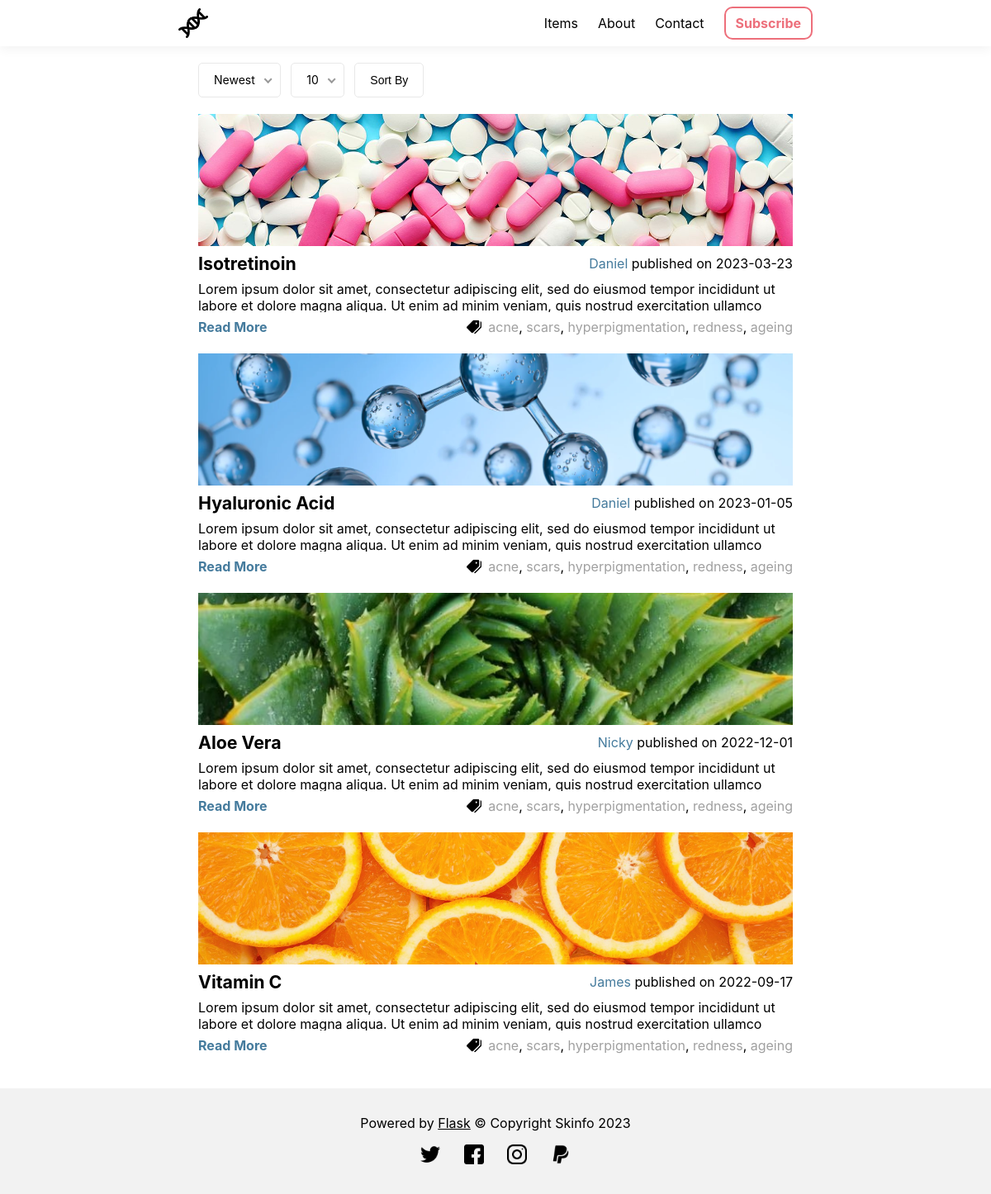
The page / on the database its author committed.
### skinfo/models.py (models this page shows, shortened)
class Items(db.Model):
    _id = db.Column("id", db.Integer(), primary_key=True)
    title = db.Column(db.String(), unique=True, nullable=False)
    image_path = db.Column(db.String(), nullable=True)
    author = db.Column(db.String(), nullable=True)
    date_published = db.Column(db.DateTime())
    synopsis = db.Column(db.Text(), nullable=True)
    tags = db.Column(db.String(), nullable=True)
    item_name = db.Column(db.String(), nullable=False)
    views = db.Column(db.Integer(), nullable=False)

### skinfo/routes.py (the view)
@app.route("/", methods=["GET", "POST"])
def home():
    check_subscription_form(request)
    items = retrieve_items(request)
    return render_template("home.html", title="Items", **meta, items=items)

### skinfo/templates/home.html
<html>
<head>
    {% include "meta.html" %}
</head>
<body>
    {% include "header.html" %}
    <main class="items-wrapper">
    {% include "sortby.html" %}
    {% for item in items %}
        <div class="item-wrapper">
            <div class="img-wrapper">
                <a href="{{url_for('item', name=item.item_name)}}"><img class="item-img" src="{{item.image_path}}" alt="item.title"></a>
            </div>
            <div class="heading-wrapper">
                <a href="{{url_for('item', name=item.item_name)}}"><h3>{{item.title}}</h3></a>
                <div><span class="text-color-three">{{item.author}}</span> published on {{item.date_published.strftime('%Y-%m-%d')}}</div>
            </div>
            <div class="description">{{item.synopsis}}</div>
            <div class="lower-content">
                <div><a class="read-more text-color-three text-bold link-hover-color-two" href="{{url_for('item', name=item.item_name)}}">Read More</a></div>
                <div class="tags"><img height="18" src="/static/img/icons/tag.png">
                    {% for tag in item.tags.split(',')[:-1] %}
                    <a class="text-color-four link-hover-color-two" href="">{{tag}}</a>,&nbsp;
                    {% endfor%}
                    <a class="text-color-four link-hover-color-two" href="">{{item.tags.split(',')[-1]}}</a>
                </div>
            </div>
        </div>
    {% endfor %}
    </main>
    {% include "footer.html" %}
</body>
</html>

### skinfo/templates/meta.html (shortened to what this page needs)
<link rel="stylesheet" href="/static/css/main.css">
<link rel="stylesheet" href="/static/css/nice-select.css">

### skinfo/templates/header.html (shortened to what this page needs)
<header class="header-wrapper">
    <div class="header">
        <div class="left-wrapper">
            <a href="{{url_for('home')}}">
                <img height="36" src="/static/img/logo.png">
            </a>
        </div>
        <ul class="right-wrapper hide">
            <li><a href="{{url_for('home')}}" class="text-link-two top-border">Items</a></li>
            <li><a href="{{url_for('about')}}" class="text-link-two">About</a></li>
            <li><a href="{{url_for('contact')}}" class="text-link-two">Contact</a></li>
            <li><a id="subscribe-btn" class="btn">Subscribe</a></li>
        </ul>
    </div>
</header>

### skinfo/templates/sortby.html (shortened to what this page needs)
<div class="drop-down-header">
    <form action="" method="post">
    <div class="menu-wrapper">
    </div>
    <div class="menu-wrapper">
    </div>
    <button value="submit" class="menu-submit shift-right">Sort By</button>
    </form>
</div>

### skinfo/templates/footer.html (shortened to what this page needs)
<footer>
    <div class="footer-wrapper">
        <div class="upper-wrapper">
            Powered by <a class="text-link" href="https://flask.palletsprojects.com/" target="_blank">Flask</a> &copy; Copyright Skinfo {{ now.year }}
        </div>
        <ul class="lower-wrapper">
            <a href="{{url_for('home')}}"><li>
                <img class="img-black" height="24" src="/static/img/icons/twitter.png">
            </li></a>
            <a href="{{url_for('home')}}"><li>
                <img class="img-black" height="24" src="/static/img/icons/facebook.png">
            </li></a>
            <a href="{{url_for('home')}}"><li>
                <img class="img-black" height="24" src="/static/img/icons/instagram.png">
            </li></a>
            <a href="{{url_for('home')}}"><li>
                <img class="img-black" height="24" src="/static/img/icons/paypal.png">
            </li></a>
        </ul>
    </div>
</footer>

### skinfo/static/css/main.css (style rules this page uses)
:root { --theme-color-one: #e5e5e5; --theme-color-two: #ed6f7b; --theme-color-three: #457B9D; --theme-color-four: #a0a0a0; --text-color-one: #ed6f7b; --text-color-two: #ffffff; --text-color-three: #000000; --border-color-one: #e5e5e5; }
body { padding: 0; margin: 0; font-family: -apple-system, BlinkMacSystemFont, "Segoe UI", "Roboto", "Oxygen", "Ubuntu", "Cantarell", "Fira Sans", "Droid Sans", "Helvetica Neue", sans-serif; color: var(--text-color-three); text-shadow: 1px 1px 1px rgba(0,0,0,0.004); text-rendering: optimizeLegibility !important; -webkit-font-smoothing: antialiased; -moz-osx-font-smoothing: grayscale; }
a { text-decoration: none; padding: 0; margin: 0; color: #000000; }
form { padding: 0; margin: 0; }
.text-color-three { color: var(--theme-color-three) }
.text-color-four { color: var(--theme-color-four) }
.text-bold { font-weight: bold; }
.btn { background: var(--text-color-two); padding: 8px 12px; border: 2px solid var(--text-color-one); border-radius: 10px; color: var(--text-color-one); font-weight: bold; cursor: pointer; }
.drop-down-header { width: 80%; max-width: 720px; margin: 20px auto 0px auto; align-items: center; display: flex; justify-content: left; }
.drop-down-header .menu-wrapper { display: inline-flex !important; margin: 0 8px 0 0; }
.menu-submit { display: inline-flex; border-radius: 5px; border: solid 1px #e8e8e8; cursor: pointer; font-size: 14px; outline: none; padding: 0 18px; background: #ffffff; line-height: 40px; }
:root { --theme-color-one: #e5e5e5; --theme-color-two: #ed6f7b; --theme-color-three: #457B9D; --theme-color-four: #a0a0a0; --theme-color-five: #f2f2f2; --theme-color-six: #000000; --theme-color-seven: #ffffff }
body { height: 100%; width: 100%; display:table; }
.text-link-two { color: var(--theme-color-six); }
.header-wrapper { width: 100%; height: 48px; border-bottom: 1px solid var(--theme-color-one); box-shadow: 0 .25rem .75rem rgba(0, 0, 0, .05); display:table-row; vertical-align: middle; }
.header { max-width: 800px; height: 100%; display: flex; margin: 0 auto; justify-content: space-between; }
.header .left-wrapper { padding: 10px 0 10px 16px ; display: flex; align-items: center; }
.header .right-wrapper { display: flex; list-style: none; align-items: center; padding: 10px 16px 10px 0; margin: 0; }
.header .right-wrapper li { margin: 0 0 0 24px; padding: 0; }
footer { width: 100%; background: var(--theme-color-five); display:table-row; height: 100px; }
.footer-wrapper { max-width: 800px; margin: 0 auto; padding: 32px 0; text-align: center; }
.footer-wrapper .upper-wrapper { margin-bottom: 16px; }
.text-link { color: black; text-decoration: underline; }
footer .lower-wrapper { padding: 0; margin: 0; list-style: none; text-align: center; }
footer .lower-wrapper li { display: inline; margin: 0 12px; cursor: pointer; }
.items-wrapper { display:table-row; display:table-cell; vertical-align:middle; padding: 0 0 40px 0; }
.item-wrapper { width: 80%; height: 270px; max-width: 720px; margin: 20px auto 0 auto; overflow: hidden; }
.item-wrapper .img-wrapper { width: 100%; height: 160px; }
.item-wrapper .item-img { width: 100%; height: 160px; object-fit: cover; }
.item-wrapper .heading-wrapper { display: flex; justify-content: space-between; align-items: center; padding: 8px 0; }
.item-wrapper .heading-wrapper h3 { font-size: 16pt; padding: 0; margin: 0; }
.item-wrapper .description { height: 38px; overflow: hidden; }
.item-wrapper .lower-content { display: flex; margin: 8px 0 0 0; align-items: center; justify-content: space-between; }
.item-wrapper .lower-content .tags { display: flex; align-items: center; overflow: hidden; white-space: nowrap; }
.item-wrapper .lower-content .tags img { margin: 0 8px; }
.item-wrapper .lower-content .read-more { width: fit-content; white-space: nowrap; }

### rows shown on the page
Items: image_path (picture), title "Isotretinoin", author "Daniel", date_published "2023-03-23", synopsis "Lorem ipsum dolor sit amet, consectetur adipiscing elit, sed do eiusmod tempor incididunt ut labore et dolore magna aliqua. Ut enim ad minim veniam, quis nostrud exercitation ullamco…", 1 "acne" "scars" "hyperpigmentation" "redness", tags "ageing"
Items: image_path (picture), title "Hyaluronic Acid", author "Daniel", date_published "2023-01-05", synopsis "Lorem ipsum dolor sit amet, consectetur adipiscing elit, sed do eiusmod tempor incididunt ut labore et dolore magna aliqua. Ut enim ad minim veniam, quis nostrud exercitation ullamco…", 1 "acne" "scars" "hyperpigmentation" "redness", tags "ageing"
Items: image_path (picture), title "Aloe Vera", author "Nicky", date_published "2022-12-01", synopsis "Lorem ipsum dolor sit amet, consectetur adipiscing elit, sed do eiusmod tempor incididunt ut labore et dolore magna aliqua. Ut enim ad minim veniam, quis nostrud exercitation ullamco…", 1 "acne" "scars" "hyperpigmentation" "redness", tags "ageing"
Items: image_path (picture), title "Vitamin C", author "James", date_published "2022-09-17", synopsis "Lorem ipsum dolor sit amet, consectetur adipiscing elit, sed do eiusmod tempor incididunt ut labore et dolore magna aliqua. Ut enim ad minim veniam, quis nostrud exercitation ullamco…", 1 "acne" "scars" "hyperpigmentation" "redness", tags "ageing"

### other values the page prints
{{ now.year }} "2023"
